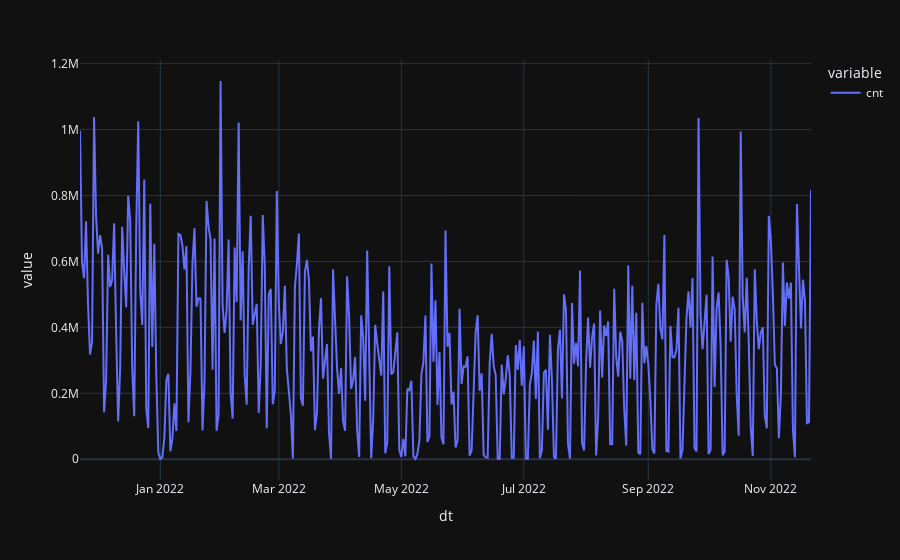

Source (notebook cell):
### Code cell
px.line(enter.groupby('dt').sum())
# px.line(enter.groupby('dt').sum().cumsum())

### Figure 1 — Plotly figure (JSON) as saved in the notebook; plotly's stock layout.template omitted (floating-point values rounded to 4 significant figures; data arrays with more than 128 entries replaced by an {"elided": "..."} marker saying what was removed)
{"data": [{"hovertemplate": "variable=cnt<br>dt=%{x}<br>value=%{y}<extra></extra>", "legendgroup": "cnt", "line": {"color": "#636efa", "dash": "solid"}, "marker": {"symbol": "circle"}, "mode": "lines", "name": "cnt", "orientation": "v", "showlegend": true, "x": {"elided": "365 str values"}, "xaxis": "x", "y": {"elided": "365 int values"}, "yaxis": "y", "type": "scatter"}], "layout": {"xaxis": {"anchor": "y", "domain": [0.0, 1.0], "title": {"text": "dt"}}, "yaxis": {"anchor": "x", "domain": [0.0, 1.0], "title": {"text": "value"}}, "legend": {"title": {"text": "variable"}, "tracegroupgap": 0}, "margin": {"t": 60}}}
